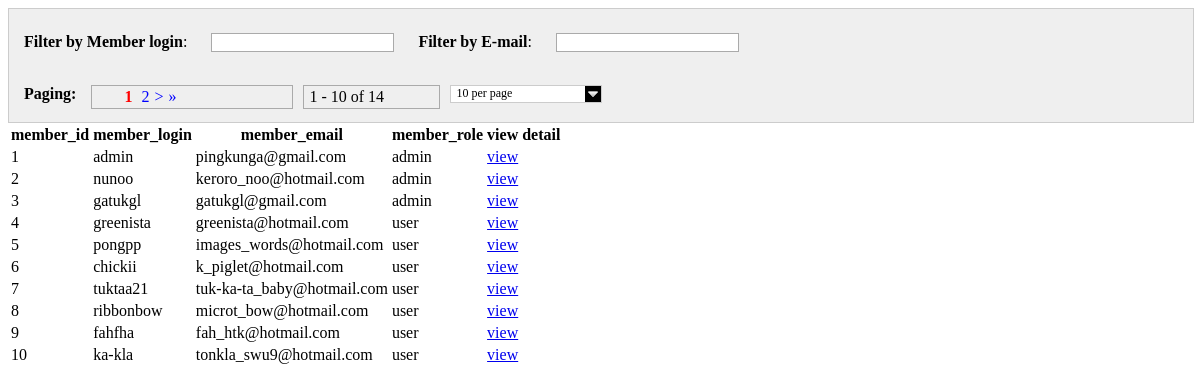
The app's page /pageElement/userHeader.php (signed in) with its own data.
### tables this page shows
CREATE TABLE IF NOT EXISTS `tbl_member` (
  `member_id` smallint(5) NOT NULL AUTO_INCREMENT,
  `member_firstname` varchar(60) NOT NULL,
  `member_lastname` varchar(60) NOT NULL,
  `member_phone` varchar(10) NOT NULL,
  `member_email` varchar(60) NOT NULL,
  `member_login` varchar(20) NOT NULL,
  `member_pwd` varchar(255) NOT NULL,
  `member_role` varchar(60) NOT NULL DEFAULT 'user',
  PRIMARY KEY (`member_id`),
  UNIQUE KEY `member_id` (`member_id`),
  KEY `member_id_2` (`member_id`)
);

### pageElement/userHeader.php (the view, shortened to what this page needs)
<?php
	include ("../control/databaseConnect.php");
	$strSQL = "SELECT member_id, member_login, member_email, member_role FROM tbl_member";
	$objQuery=$conn->query($strSQL) or die(mysql_error());
?>
<link rel="stylesheet" href="../css/dataList.css" />
<div id="demo" class="books-list">
	<div class="panel">
		<div id="filter">
			<p>
				<b>Filter by Member login</b>:
				<input class="member" type="text" value="" style="margin: 0px 20px 0px 20px;" />
				<b>Filter by E-mail</b>:
				<input class="email" type="text" value="" style="margin-left: 20px;" />
			</p>
			<br/>
		</div>
		<p>
			<br/>
			<br/>
		</p>
		<div id="paging">
			<div class="text">
				<b>Paging:</b>
			</div>
			<div id="buttons"></div>
			<div id="info"></div>
			<div class="drop-down" id="page-by">
			</div>
		</div>
	</div>
	<table class="userTable">
		<thead>
		<th>member_id</th>
		<th>member_login</th>
		<th>member_email</th>
		<th>member_role</th>
		<th>view detail</th>
	</thead>
		<tbody class="content">
			<?php
		while($objResult = $objQuery->fetch_assoc()){
			$mem_id = $objResult['member_id'];
		?>
		  <tr class="userRecord">
		    <td class="member_id"><?php echo $objResult['member_id'];?></td>
		    <td class="member"><?php echo $objResult['member_login'];?></td>
		    <td class="email"><?php echo $objResult['member_email'];?></td>
		    <td><?php echo $objResult['member_role'];?></td>
		     <td><?php echo "<a href='#' id=$mem_id class='viewLog' onclick='show_detail($mem_id)'>view</a>";?></td>
		  </tr>
		<?php
		}
		?>
		</tbody>
	</table>
</div>

### css/dataList.css (style rules this page uses)
div.books-list { float: left; width: 100%; }
div.panel { border: 1px solid #cccccc; background-color: #efefef; float: left; width: 100%; padding: 5px 0px 0px 0px; }
#filter { float: left; width: 100%; height: 27px; margin: 0px 0px 10px 0px; padding: 3px 0px 0px 0px; }
#filter p { padding: 0px 15px 0px 15px; }
div#filter input { border: 1px solid #aaaaaa; }
div#paging { float: left; width: 100%; height: 27px; margin: 0px 0px 10px 0px; padding: 3px 0px 0px 0px; }
div#paging #buttons { float: left; width: 200px; height: 20px; padding: 2px 0px 0px 0px; margin: 0px 10px 0px 10px; border: 1px solid #aaaaaa; }
div#paging #info { float: left; width: 125px; height: 20px; padding: 2px 5px 0px 5px; margin: 0px 10px 0px 0px; border: 1px solid #aaaaaa; }
div#paging .text { float: left; padding: 0px 5px 0px 15px; }
div.drop-down { float: left; width: 150px; height: 16px; position: relative; font-size: 12px; border-collapse: collapse; }

### records on screen
tbl_member: member_id "1", member_login "admin", member_email "pingkunga@gmail.com", member_role "admin"
tbl_member: member_id "2", member_login "nunoo", member_email "keroro_noo@hotmail.com", member_role "admin"
tbl_member: member_id "3", member_login "gatukgl", member_email "gatukgl@gmail.com", member_role "admin"
tbl_member: member_id "4", member_login "greenista", member_email "greenista@hotmail.com", member_role "user"
tbl_member: member_id "5", member_login "pongpp", member_email "images_words@hotmail.com", member_role "user"
tbl_member: member_id "6", member_login "chickii", member_email "k_piglet@hotmail.com", member_role "user"
tbl_member: member_id "7", member_login "tuktaa21", member_email "tuk-ka-ta_baby@hotmail.com", member_role "user"
tbl_member: member_id "8", member_login "ribbonbow", member_email "microt_bow@hotmail.com", member_role "user"
tbl_member: member_id "9", member_login "fahfha", member_email "fah_htk@hotmail.com", member_role "user"
tbl_member: member_id "10", member_login "ka-kla", member_email "tonkla_swu9@hotmail.com", member_role "user"
